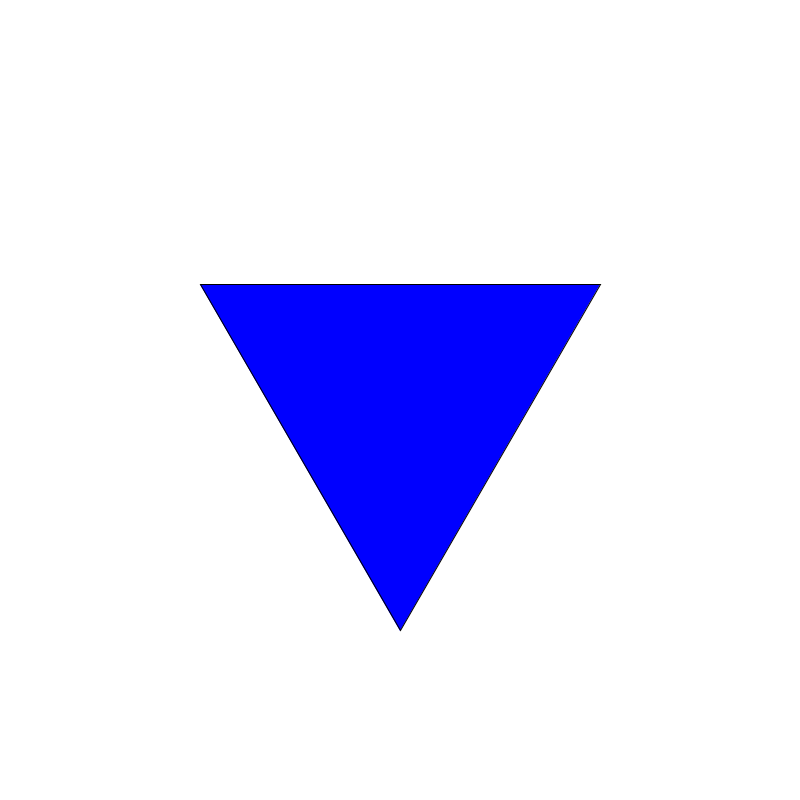
Frame 1 (no input)
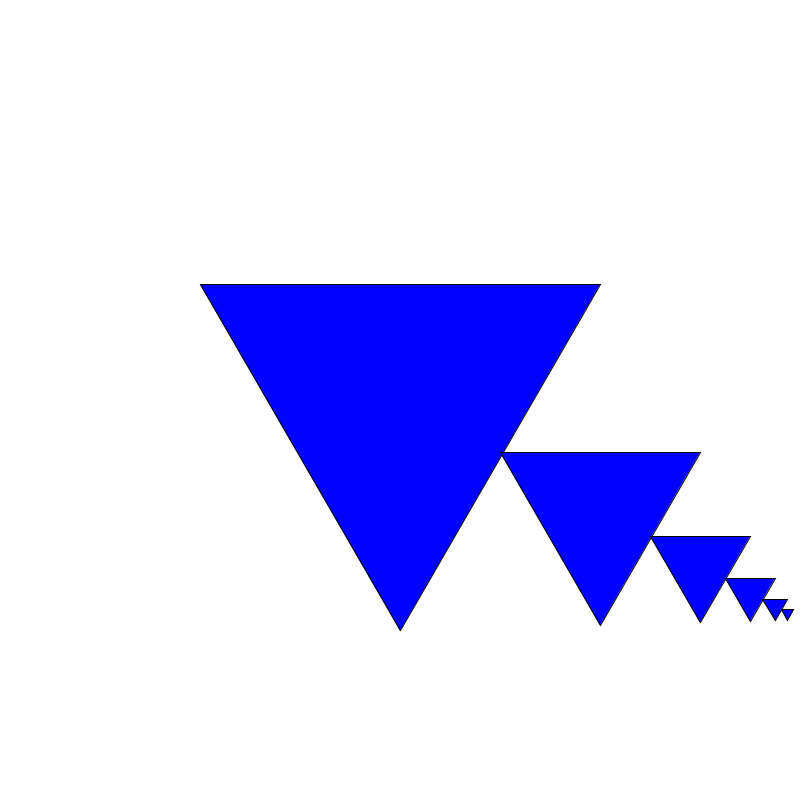
Frame 60 (the mouse pressed at the canvas centre just before this capture)
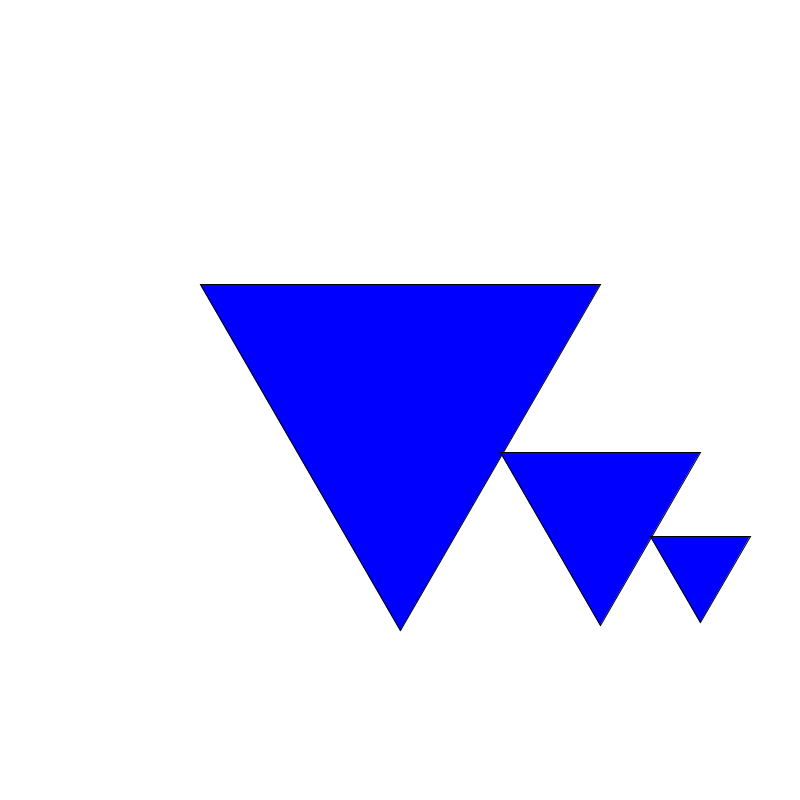
Frame 120 (the mouse held since frame 60 and released just before this capture)

The Processing sketch that drew these frames (run headless with seeded random() and noise(); from frame 60 on, the mouse is pressed at the canvas centre):

// Processing sketch: fractal_bruteforce
// ── fractal_bruteforce.pde
float x= 400;
float y = 400;
float side = 400;


void setup() {
  size(800,800);
  background(255);
}

void draw() {
 frameRate(10);
  drawATriangle();
  x += 0.5*side;
  side = 0.5*side;
  y += 0.55*side;
  if(side < 1){
    side = 400;
    x = 400;
    y = 400;
    background(255);
  }
}

void drawATriangle(){
    stroke(0);
    fill(0,0,255);
    float h = side*sqrt(3)/2;
    triangle(x - 0.5*side,y - h/3,x + 0.5*side, y - h/3, x, y + 2*h/3);
}
